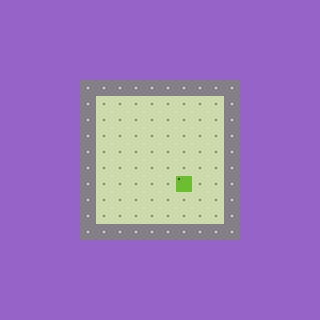

Rendered tile map (Tiled .tmx) drawn with the repository's tilesets; below, a short description and the full map source, tile grids included:
An orthogonal 20x20 tile map with 16x16 px tiles, 2 tile layers (Background, Terrain) and 9 objects (2x switch, 2x switch_door, player, door, key, ...).

<map version="1.0" orientation="orthogonal" renderorder="right-down" width="20" height="20" tilewidth="16" tileheight="16" backgroundcolor="#9664c8" nextobjectid="13">
 <tileset firstgid="1" name="level-tiles" tilewidth="16" tileheight="16" tilecount="64" columns="8">
  <image source="level-tiles.png" width="128" height="128" />
 </tileset>
 <layer name="Background" width="20" height="20">
  <data encoding="csv">
0,0,0,0,0,0,0,0,0,0,0,0,0,0,0,0,0,0,0,0,
0,0,0,0,0,0,0,0,0,0,0,0,0,0,0,0,0,0,0,0,
0,0,0,0,0,0,0,0,0,0,0,0,0,0,0,0,0,0,0,0,
0,0,0,0,0,0,0,0,0,0,0,0,0,0,0,0,0,0,0,0,
0,0,0,0,0,0,0,0,0,0,0,0,0,0,0,0,0,0,0,0,
0,0,0,0,0,0,0,0,0,0,0,0,0,0,0,0,0,0,0,0,
0,0,0,0,0,0,2,2,2,2,2,2,2,2,0,0,0,0,0,0,
0,0,0,0,0,0,2,2,2,2,2,2,2,2,0,0,0,0,0,0,
0,0,0,0,0,0,2,2,2,2,2,2,2,2,0,0,0,0,0,0,
0,0,0,0,0,0,2,2,2,2,2,2,2,2,0,0,0,0,0,0,
0,0,0,0,0,0,2,2,2,2,2,2,2,2,0,0,0,0,0,0,
0,0,0,0,0,0,2,2,2,2,2,2,2,2,0,0,0,0,0,0,
0,0,0,0,0,0,2,2,2,2,2,2,2,2,0,0,0,0,0,0,
0,0,0,0,0,0,2,2,2,2,2,2,2,2,0,0,0,0,0,0,
0,0,0,0,0,0,0,0,0,0,0,0,0,0,0,0,0,0,0,0,
0,0,0,0,0,0,0,0,0,0,0,0,0,0,0,0,0,0,0,0,
0,0,0,0,0,0,0,0,0,0,0,0,0,0,0,0,0,0,0,0,
0,0,0,0,0,0,0,0,0,0,0,0,0,0,0,0,0,0,0,0,
0,0,0,0,0,0,0,0,0,0,0,0,0,0,0,0,0,0,0,0,
0,0,0,0,0,0,0,0,0,0,0,0,0,0,0,0,0,0,0,0
</data>
 </layer>
 <layer name="Terrain" width="20" height="20">
  <data encoding="csv">
0,0,0,0,0,0,0,0,0,0,0,0,0,0,0,0,0,0,0,0,
0,0,0,0,0,0,0,0,0,0,0,0,0,0,0,0,0,0,0,0,
0,0,0,0,0,0,0,0,0,0,0,0,0,0,0,0,0,0,0,0,
0,0,0,0,0,0,0,0,0,0,0,0,0,0,0,0,0,0,0,0,
0,0,0,0,0,0,0,0,0,0,0,0,0,0,0,0,0,0,0,0,
0,0,0,0,0,1,1,1,1,1,1,1,1,1,1,0,0,0,0,0,
0,0,0,0,0,1,0,0,0,0,0,0,0,0,1,0,0,0,0,0,
0,0,0,0,0,1,0,0,0,0,0,0,0,0,1,0,0,0,0,0,
0,0,0,0,0,1,0,0,0,0,0,0,0,0,1,0,0,0,0,0,
0,0,0,0,0,1,0,0,0,0,0,0,0,0,1,0,0,0,0,0,
0,0,0,0,0,1,0,0,0,0,0,0,0,0,1,0,0,0,0,0,
0,0,0,0,0,1,0,0,0,0,0,9,0,0,1,0,0,0,0,0,
0,0,0,0,0,1,0,0,0,0,0,0,0,0,1,0,0,0,0,0,
0,0,0,0,0,1,0,0,0,0,0,0,0,0,1,0,0,0,0,0,
0,0,0,0,0,1,1,1,1,1,1,1,1,1,1,0,0,0,0,0,
0,0,0,0,0,0,0,0,0,0,0,0,0,0,0,0,0,0,0,0,
0,0,0,0,0,0,0,0,0,0,0,0,0,0,0,0,0,0,0,0,
0,0,0,0,0,0,0,0,0,0,0,0,0,0,0,0,0,0,0,0,
0,0,0,0,0,0,0,0,0,0,0,0,0,0,0,0,0,0,0,0,
0,0,0,0,0,0,0,0,0,0,0,0,0,0,0,0,0,0,0,0
</data>
 </layer>
 <objectgroup name="Objects">
  <object id="1" name="player" type="player" x="144" y="144" />
  <object id="3" name="door_0" type="door" x="176" y="112" />
  <object id="4" name="key" type="key" x="192" y="144" />
  <object id="5" name="switch_0" type="switch" x="112" y="208">
   <properties>
    <property name="is_blue" type="bool" value="false" />
    <property name="targets" value="switch_door_0" />
   </properties>
  </object>
  <object id="6" name="switch_1" type="switch" x="144" y="208">
   <properties>
    <property name="is_blue" type="bool" value="true" />
    <property name="targets" value="switch_door_1" />
   </properties>
  </object>
  <object id="7" name="locked_door_0" type="locked_door" x="128" y="112" />
  <object id="8" name="switch_door_0" type="switch_door" x="112" y="224" />
  <object id="9" name="switch_door_1" type="switch_door" x="144" y="224" />
  <object id="12" name="exit" type="exit" x="208" y="208">
   <properties>
    <property name="next_level" value="level0" />
   </properties>
  </object>
 </objectgroup>
</map>
